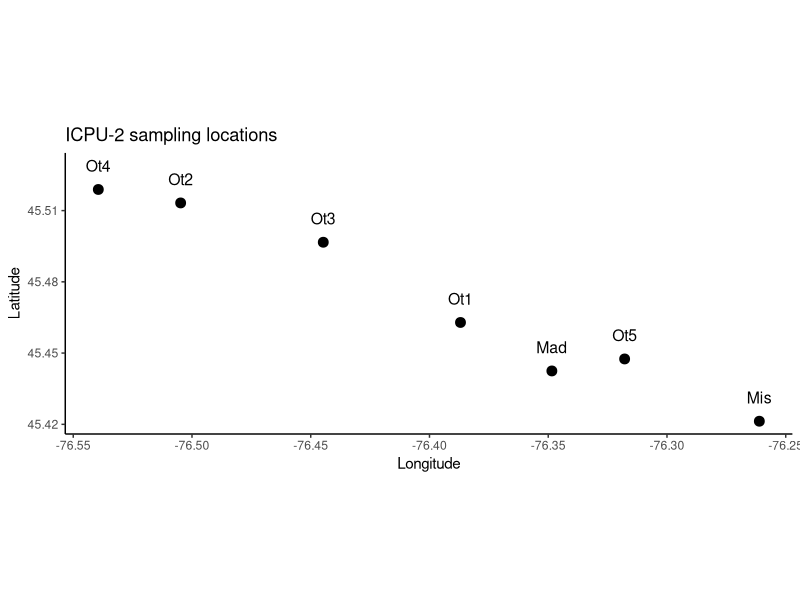
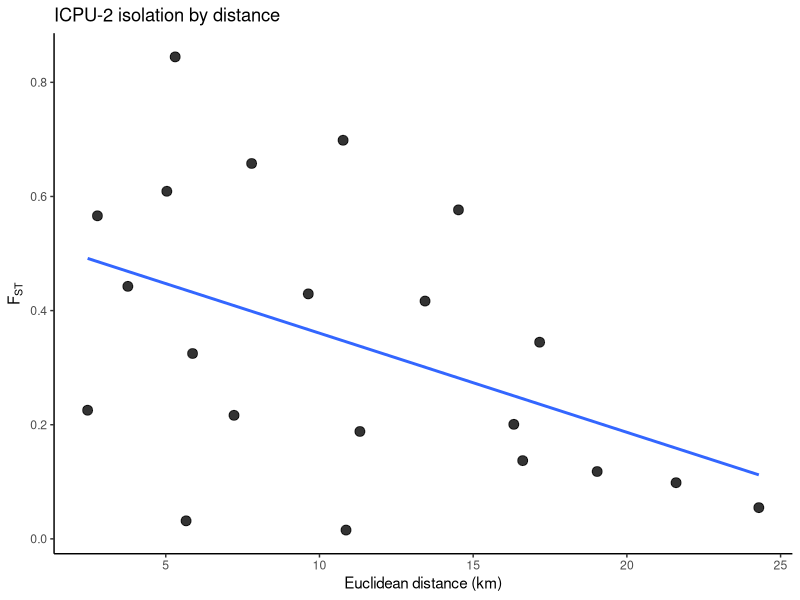

These figures' R source, in order: (Note: this script raises an error after producing the figures.)
# -----------------------------
# ICPU-2 channel catfish
# site coordinates + FST matrix + IBD plot
# -----------------------------

library(ggplot2)
library(geosphere)

# ------------------------------
# paths
# ------------------------------
save_dir <- "/Users/johnmccall/Library/CloudStorage/OneDrive-TheOhioStateUniversity/Spring_2026/Landgen_DGS/DGS-Patterns-of-Fish-Diversity/DGS-Patterns-of-Fish-Diversity/Objective 2/Data/ICPU-2"

# -----------------------------
# 0) site coordinates
# GPS coordinates converted to decimal degrees
# -----------------------------
ICPU_2_coords <- data.frame(
  site = c("Ot1", "Ot2", "Ot3", "Ot4", "Ot5", "Mis", "Mad"),
  lat = c(
    45.462889,  # N45°27'46.4"
    45.513222,  # N45°30'47.6"
    45.496667,  # N45°29'48.0"
    45.518889,  # N45°31'08.0"
    45.447528,  # N45°26'51.0"
    45.421306,  # N45°25'14.7"
    45.442478   # N45°26'32.92"
  ),
  lon = c(
    -76.386944, # W076°23'13.0"
    -76.504778, # W076°30'17.2"
    -76.444722, # W076°26'47.0"
    -76.539444, # W076°32'22.0"
    -76.317833, # W076°19'04.2"
    -76.261111, # W076°15'40.0"
    -76.348472  # W076°20'54.9"
  ),
  stringsAsFactors = FALSE
)

# -----------------------------
# 1) map of sampling locations
# -----------------------------
ggplot(ICPU_2_coords, aes(x = lon, y = lat)) +
  geom_point(size = 3) +
  geom_text(aes(label = site), nudge_y = 0.01, size = 4) +
  coord_fixed() +
  theme_classic() +
  labs(
    x = "Longitude",
    y = "Latitude",
    title = "ICPU-2 sampling locations"
  )

# -----------------------------
# 2) geographic distance matrix
# straight-line distance in km
# -----------------------------
geo_dist_km <- geosphere::distm(
  as.matrix(ICPU_2_coords[, c("lon", "lat")]),
  fun = geosphere::distHaversine
) / 1000

rownames(geo_dist_km) <- ICPU_2_coords$site
colnames(geo_dist_km) <- ICPU_2_coords$site

# -----------------------------
# 3) pairwise FST matrix
# Table 2 caption:
# FST values are BELOW the diagonal
# p-values are ABOVE the diagonal
# -----------------------------
ICPU_2_fst <- matrix(
  0,
  nrow = nrow(ICPU_2_coords),
  ncol = nrow(ICPU_2_coords),
  dimnames = list(ICPU_2_coords$site, ICPU_2_coords$site)
)

ICPU_2_fst["Ot2", "Ot1"] <- 0.6985

ICPU_2_fst["Ot3", c("Ot1", "Ot2")] <- c(0.3248, 0.6091)

ICPU_2_fst["Ot4", c("Ot1", "Ot2", "Ot3")] <- c(0.4167, 0.5661, 0.6578)

ICPU_2_fst["Ot5", c("Ot1", "Ot2", "Ot3", "Ot4")] <- c(0.0316, 0.2007, 0.1882, 0.1180)

ICPU_2_fst["Mis", c("Ot1", "Ot2", "Ot3", "Ot4", "Ot5")] <- c(0.0154, 0.0984, 0.1371, 0.0547, 0.8446)

ICPU_2_fst["Mad", c("Ot1", "Ot2", "Ot3", "Ot4", "Ot5", "Mis")] <- c(0.4425, 0.5765, 0.4293, 0.3446, 0.2254, 0.2165)

# reflect lower triangle to upper triangle
ICPU_2_fst[upper.tri(ICPU_2_fst)] <- t(ICPU_2_fst)[upper.tri(ICPU_2_fst)]
diag(ICPU_2_fst) <- 0
ICPU_2_fst[ICPU_2_fst < 0] <- 0

# -----------------------------
# 4) pairwise dataframe for IBD plot
# -----------------------------
ibd_df <- data.frame(
  site1   = rownames(ICPU_2_fst)[row(ICPU_2_fst)[upper.tri(ICPU_2_fst)]],
  site2   = colnames(ICPU_2_fst)[col(ICPU_2_fst)[upper.tri(ICPU_2_fst)]],
  fst     = ICPU_2_fst[upper.tri(ICPU_2_fst)],
  dist_km = geo_dist_km[upper.tri(geo_dist_km)]
)

# -----------------------------
# 5) IBD plot
# -----------------------------
ggplot(ibd_df, aes(x = dist_km, y = fst)) +
  geom_point(size = 3, alpha = 0.8) +
  geom_smooth(method = "lm", se = FALSE) +
  theme_classic() +
  labs(
    x = "Euclidean distance (km)",
    y = expression(F[ST]),
    title = "ICPU-2 isolation by distance"
  )

# -----------------------------
# 6) quick checks
# -----------------------------
stopifnot(identical(rownames(ICPU_2_fst), ICPU_2_coords$site))
stopifnot(identical(colnames(ICPU_2_fst), ICPU_2_coords$site))
stopifnot(isTRUE(all.equal(ICPU_2_fst, t(ICPU_2_fst))))

# -----------------------------
# 7) save RData
# -----------------------------
out_dir <- file.path(save_dir, "data")

if (!dir.exists(out_dir)) {
  dir.create(out_dir, recursive = TRUE)
}

save(
  ICPU_2_fst,
  ICPU_2_coords,
  file = file.path(out_dir, "ICPU-2.RData")
)
